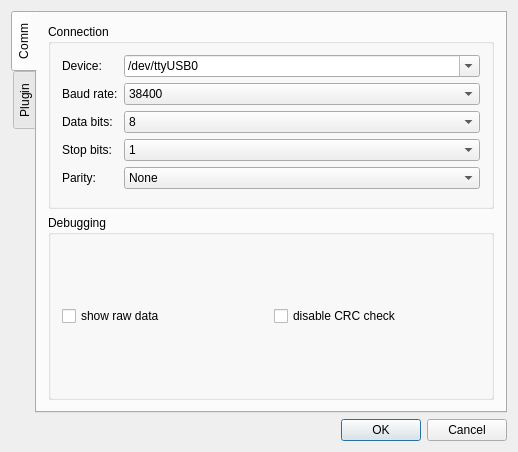
<?xml version="1.0" encoding="UTF-8"?>
<ui version="4.0">
 <class>DlgSettings</class>
 <widget class="QDialog" name="DlgSettings">
  <property name="geometry">
   <rect>
    <x>0</x>
    <y>0</y>
    <width>518</width>
    <height>452</height>
   </rect>
  </property>
  <property name="windowTitle">
   <string>CuteCom</string>
  </property>
  <layout class="QVBoxLayout">
   <item>
    <widget class="QTabWidget" name="tabWidget">
     <property name="tabPosition">
      <enum>QTabWidget::West</enum>
     </property>
     <property name="currentIndex">
      <number>0</number>
     </property>
     <widget class="QWidget" name="tabComm">
      <attribute name="title">
       <string>Comm</string>
      </attribute>
      <layout class="QVBoxLayout" name="verticalLayout">
       <item>
        <widget class="QGroupBox" name="groupBox">
         <property name="title">
          <string>Connection</string>
         </property>
         <layout class="QFormLayout" name="formLayout">
          <item row="0" column="0">
           <widget class="QLabel" name="textLabel1">
            <property name="text">
             <string>Device:</string>
            </property>
            <property name="wordWrap">
             <bool>false</bool>
            </property>
            <property name="buddy">
             <cstring>lstDevice</cstring>
            </property>
           </widget>
          </item>
          <item row="0" column="1">
           <widget class="QComboBox" name="lstDevice">
            <property name="sizePolicy">
             <sizepolicy hsizetype="Expanding" vsizetype="Fixed">
              <horstretch>0</horstretch>
              <verstretch>0</verstretch>
             </sizepolicy>
            </property>
            <property name="editable">
             <bool>true</bool>
            </property>
            <item>
             <property name="text">
              <string>/dev/ttyUSB0</string>
             </property>
            </item>
           </widget>
          </item>
          <item row="1" column="0">
           <widget class="QLabel" name="textLabel2">
            <property name="text">
             <string>Baud rate:</string>
            </property>
            <property name="wordWrap">
             <bool>false</bool>
            </property>
            <property name="buddy">
             <cstring>lstBaudRate</cstring>
            </property>
           </widget>
          </item>
          <item row="1" column="1">
           <widget class="QComboBox" name="lstBaudRate">
            <property name="currentIndex">
             <number>0</number>
            </property>
            <item>
             <property name="text">
              <string>38400</string>
             </property>
            </item>
            <item>
             <property name="text">
              <string>4800</string>
             </property>
            </item>
           </widget>
          </item>
          <item row="2" column="0">
           <widget class="QLabel" name="textLabel3">
            <property name="text">
             <string>Data bits:</string>
            </property>
            <property name="wordWrap">
             <bool>false</bool>
            </property>
            <property name="buddy">
             <cstring>lstDataBits</cstring>
            </property>
           </widget>
          </item>
          <item row="2" column="1">
           <widget class="QComboBox" name="lstDataBits">
            <property name="currentIndex">
             <number>0</number>
            </property>
            <item>
             <property name="text">
              <string>8</string>
             </property>
            </item>
            <item>
             <property name="text">
              <string>7</string>
             </property>
            </item>
            <item>
             <property name="text">
              <string>6</string>
             </property>
            </item>
            <item>
             <property name="text">
              <string>5</string>
             </property>
            </item>
           </widget>
          </item>
          <item row="3" column="0">
           <widget class="QLabel" name="textLabel5">
            <property name="text">
             <string>Stop bits:</string>
            </property>
            <property name="wordWrap">
             <bool>false</bool>
            </property>
            <property name="buddy">
             <cstring>lstStopBits</cstring>
            </property>
           </widget>
          </item>
          <item row="3" column="1">
           <widget class="QComboBox" name="lstStopBits">
            <item>
             <property name="text">
              <string>1</string>
             </property>
            </item>
            <item>
             <property name="text">
              <string>2</string>
             </property>
            </item>
           </widget>
          </item>
          <item row="4" column="0">
           <widget class="QLabel" name="textLabel4">
            <property name="text">
             <string>Parity:</string>
            </property>
            <property name="wordWrap">
             <bool>false</bool>
            </property>
            <property name="buddy">
             <cstring>lstParity</cstring>
            </property>
           </widget>
          </item>
          <item row="4" column="1">
           <widget class="QComboBox" name="lstParity">
            <item>
             <property name="text">
              <string>None</string>
             </property>
            </item>
            <item>
             <property name="text">
              <string>Odd</string>
             </property>
            </item>
            <item>
             <property name="text">
              <string>Even</string>
             </property>
            </item>
            <item>
             <property name="text">
              <string>Mark</string>
             </property>
            </item>
            <item>
             <property name="text">
              <string>Space</string>
             </property>
            </item>
           </widget>
          </item>
         </layout>
        </widget>
       </item>
       <item>
        <widget class="QGroupBox" name="groupBox_2">
         <property name="title">
          <string>Debugging</string>
         </property>
         <layout class="QGridLayout" name="gridLayout">
          <item row="0" column="0">
           <widget class="QCheckBox" name="chkShowRawComData">
            <property name="text">
             <string>show raw data</string>
            </property>
           </widget>
          </item>
          <item row="0" column="1">
           <widget class="QCheckBox" name="chkDisableCRCCheck">
            <property name="text">
             <string>disable CRC check</string>
            </property>
           </widget>
          </item>
         </layout>
        </widget>
       </item>
      </layout>
     </widget>
     <widget class="QWidget" name="tab">
      <attribute name="title">
       <string>Plugin</string>
      </attribute>
      <layout class="QVBoxLayout" name="verticalLayout_2">
       <item>
        <widget class="QGroupBox" name="groupBox_3">
         <property name="title">
          <string>Logging</string>
         </property>
         <layout class="QFormLayout" name="formLayout_4">
          <item row="0" column="0">
           <widget class="QLabel" name="label_6">
            <property name="text">
             <string>log level</string>
            </property>
           </widget>
          </item>
          <item row="0" column="1">
           <widget class="QComboBox" name="lstLogLevel">
            <item>
             <property name="text">
              <string>Error</string>
             </property>
            </item>
            <item>
             <property name="text">
              <string>Warning</string>
             </property>
            </item>
            <item>
             <property name="text">
              <string>Info</string>
             </property>
            </item>
            <item>
             <property name="text">
              <string>Debug</string>
             </property>
            </item>
           </widget>
          </item>
          <item row="1" column="0">
           <widget class="QLabel" name="label_9">
            <property name="text">
             <string>card log</string>
            </property>
           </widget>
          </item>
          <item row="1" column="1">
           <layout class="QHBoxLayout" name="horizontalLayout">
            <item>
             <widget class="QLineEdit" name="edCardLog">
              <property name="text">
               <string/>
              </property>
             </widget>
            </item>
            <item>
             <widget class="QPushButton" name="btCardLog">
              <property name="text">
               <string>...</string>
              </property>
             </widget>
            </item>
           </layout>
          </item>
         </layout>
        </widget>
       </item>
      </layout>
     </widget>
    </widget>
   </item>
   <item>
    <widget class="QDialogButtonBox" name="buttonBox">
     <property name="standardButtons">
      <set>QDialogButtonBox::Cancel|QDialogButtonBox::Ok</set>
     </property>
    </widget>
   </item>
  </layout>
 </widget>
 <layoutdefault spacing="6" margin="11"/>
 <tabstops>
  <tabstop>lstDevice</tabstop>
  <tabstop>lstBaudRate</tabstop>
  <tabstop>lstDataBits</tabstop>
  <tabstop>lstStopBits</tabstop>
 </tabstops>
 <resources/>
 <connections/>
</ui>
